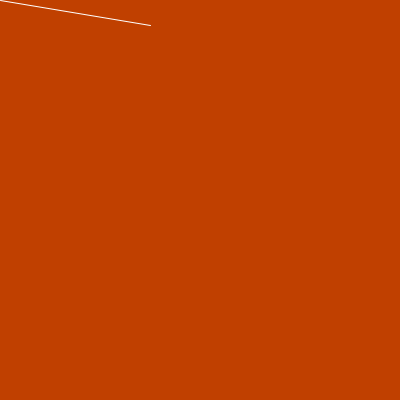
Frame 1 (no input)
Frame 60 (the mouse pressed at the canvas centre just before this capture): identical to frame 1, image omitted
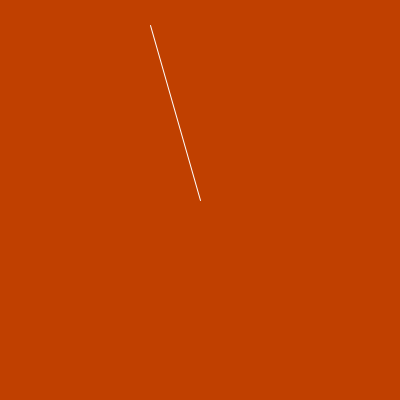
Frame 120 (the mouse held since frame 60 and released just before this capture)

The Processing sketch that drew these frames (run headless with seeded random() and noise(); from frame 60 on, the mouse is pressed at the canvas centre):

// Processing sketch: hellomouse2_sketch
// ── hellomouse2_sketch.pde

// called only once at start-up
void setup() {
   size(400, 400);
   stroke(255);
} 

// called repeatedly by processing
// referesh background with each call
void draw() {
  background(192, 64, 0);
  line(150, 25, mouseX, mouseY);
}
